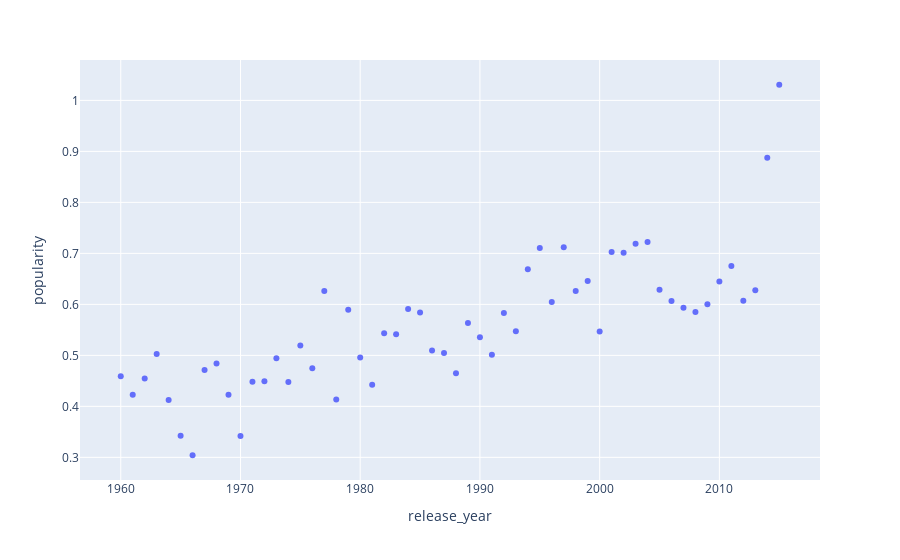

Here is the notebook cell this chart was saved with:
### Markdown cell above
# Is there any relationship between  the movie release year and popularity?

### Code cell
years = movies.groupby('release_year')['popularity'].mean().reset_index()
px.scatter(years,x='release_year', y='popularity').show()

### Figure 1 — Plotly figure (JSON) as saved in the notebook; plotly's stock layout.template omitted (floating-point values rounded to 4 significant figures)
{"data": [{"hovertemplate": "release_year=%{x}<br>popularity=%{y}<extra></extra>", "legendgroup": "", "marker": {"color": "#636efa", "symbol": "circle"}, "mode": "markers", "name": "", "orientation": "v", "showlegend": false, "type": "scatter", "x": [1960, 1961, 1962, 1963, 1964, 1965, 1966, 1967, 1968, 1969, 1970, 1971, 1972, 1973, 1974, 1975, 1976, 1977, 1978, 1979, 1980, 1981, 1982, 1983, 1984, 1985, 1986, 1987, 1988, 1989, 1990, 1991, 1992, 1993, 1994, 1995, 1996, 1997, 1998, 1999, 2000, 2001, 2002, 2003, 2004, 2005, 2006, 2007, 2008, 2009, 2010, 2011, 2012, 2013, 2014, 2015], "xaxis": "x", "y": [0.4589, 0.4228, 0.4548, 0.5027, 0.4124, 0.3426, 0.3041, 0.4712, 0.4842, 0.4228, 0.3417, 0.4481, 0.4491, 0.4945, 0.4478, 0.5194, 0.4745, 0.6264, 0.4133, 0.5893, 0.4957, 0.4424, 0.5434, 0.5414, 0.5908, 0.5841, 0.5095, 0.5046, 0.465, 0.5637, 0.5357, 0.5011, 0.5829, 0.5471, 0.6688, 0.7107, 0.6048, 0.712, 0.6262, 0.6458, 0.5468, 0.7027, 0.7015, 0.7191, 0.7224, 0.6287, 0.6064, 0.5932, 0.5848, 0.6002, 0.645, 0.6751, 0.6072, 0.6276, 0.8873, 1.031], "yaxis": "y"}], "layout": {"legend": {"tracegroupgap": 0}, "margin": {"t": 60}, "xaxis": {"anchor": "y", "domain": [0, 1], "title": {"text": "release_year"}}, "yaxis": {"anchor": "x", "domain": [0, 1], "title": {"text": "popularity"}}}}
